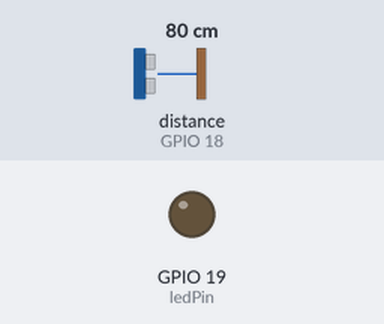
The sketch below on a simulated ESP32. On the bench: output pins drawn as LEDs (lit = HIGH). Wiring (inferred from the names in the program): ultrasonic range finder: trigger GPIO 5; echo GPIO 18. Inputs (shaded band) come from the test bench; at power-on: distance to the obstacle (sensor on GPIO 18) 80 cm. The echo pulse lasts 58.3 µs per cm; WiFi joins after 1.5 s; servers stay silent unless stated; pins used as bus, display or sensor lines are not drawn; what the sketch prints to the serial monitor is not drawn.

Above: at 2.7 s.
2.8 s: distance to the obstacle (sensor on GPIO 18) set to 12 cm
4.3 s: distance to the obstacle (sensor on GPIO 18) set to 9 cm
At 5.1 s:
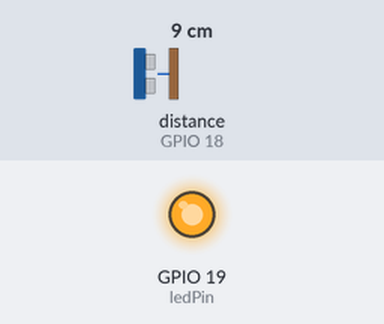
6.0 s: distance to the obstacle (sensor on GPIO 18) set to 18 cm
At 6.4 s:
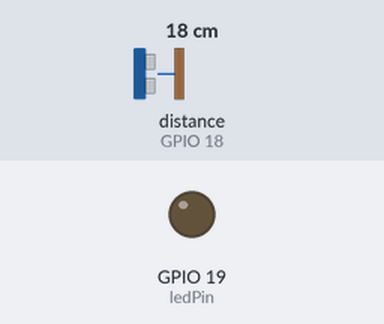
7.5 s: distance to the obstacle (sensor on GPIO 18) set to 2 cm
At 8.9 s:
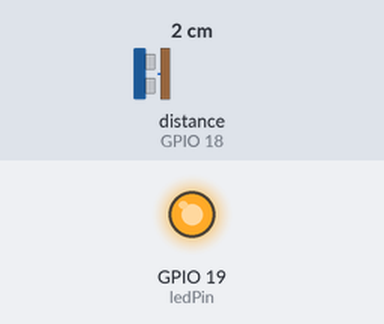
Timing chart, 0 to 10.0 s (numbered marks = the images above; inputs shaded):
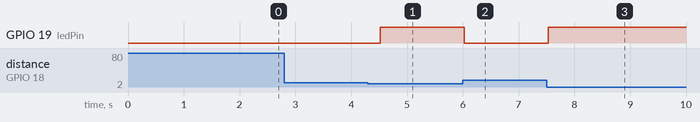

The sketch:

code.ino
```cpp
#include <WiFi.h>
#include "ThingSpeak.h"

const int trigPin = 5;
const int echoPin = 18;
const int ledPin = 19;

const char* ssid = "Galaxy Z Fold3 5G"; // Ganti dengan nama WiFi anda
const char* password = "qwertyui"; // Password WiFi anda

// --- Pengaturan ThingSpeak ---
unsigned long myChannelNumber = 3098571; // Ganti dengan Channel ID ThingSpeak anda
const char * myWriteAPIKey = "14R4TTTPBWE65Y5H"; // Ganti dengan Write API Key anda
WiFiClient client;

// Variabel untuk sensor
long duration;
int distance;

int thingSpeakCounter = 0;

void setup() {
  Serial.begin(115200); // di Serial Monitor Arduino, ubah variabel baud menjadi 115200

  // Inisialisasi pin-pin
  pinMode(trigPin, OUTPUT);
  pinMode(echoPin, INPUT);
  pinMode(ledPin, OUTPUT);

  // Menghubungkan ke WiFi
  Serial.print("Menghubungkan ke WiFi...");
  WiFi.begin(ssid, password);
  while (WiFi.status() != WL_CONNECTED) {
    delay(500);
    Serial.print(".");
  }
  Serial.println("\nWiFi terhubung!");

  // Inisialisasi ThingSpeak
  ThingSpeak.begin(client);
}

void loop() {
  // --- Mengukur Jarak dengan Sensor Ultrasonik ---
  digitalWrite(trigPin, LOW);
  delayMicroseconds(2);
  digitalWrite(trigPin, HIGH);
  delayMicroseconds(10);
  digitalWrite(trigPin, LOW);
  duration = pulseIn(echoPin, HIGH);
  distance = duration * 0.034 / 2;

  // --- Tampilkan output ke terminal ---
  Serial.print("Jarak: ");
  Serial.print(distance);
  Serial.println(" cm");

  // --- Logika LED ---
  if (distance < 10 && distance > 0) {
    // Jika jarak berbahaya, kedipkan LED
    digitalWrite(ledPin, HIGH);
  } else {
    // Jika jarak aman, matikan LED
    digitalWrite(ledPin, LOW);
  }


  thingSpeakCounter++;

  // Kirim data setiap 30 kali loop (30 * 0.5 detik = 15 detik)
  if (thingSpeakCounter >= 30) {
    Serial.println("Mengirim data ke ThingSpeak...");
    int httpCode = ThingSpeak.writeField(myChannelNumber, 1, distance, myWriteAPIKey);

    if (httpCode == 200) {
      Serial.println("Data berhasil dikirim.");
    } else {
      Serial.println("Gagal mengirim data. Kode Error: " + String(httpCode));
    }

    // Reset counter ke 0 setelah mengirim
    thingSpeakCounter = 0;
  }

  // --- Interval utama loop ---
  // Beri jeda 0,5 detik (500 milidetik)
  delay(500);
}
```

Measured:
- the behaviour switches between 11 and 10 cm on distance to the obstacle (sensor on GPIO 18) (found by bisection; images 0 and 1)
- after the input at 2.8 s, every drawn part: stays the same
- after the input at 4.3 s, GPIO 19 (ledPin): LOW → HIGH after 0.22 s
- after the input at 6.0 s, GPIO 19 (ledPin): HIGH → LOW at once
- after the input at 7.5 s, GPIO 19 (ledPin): LOW → HIGH at once
